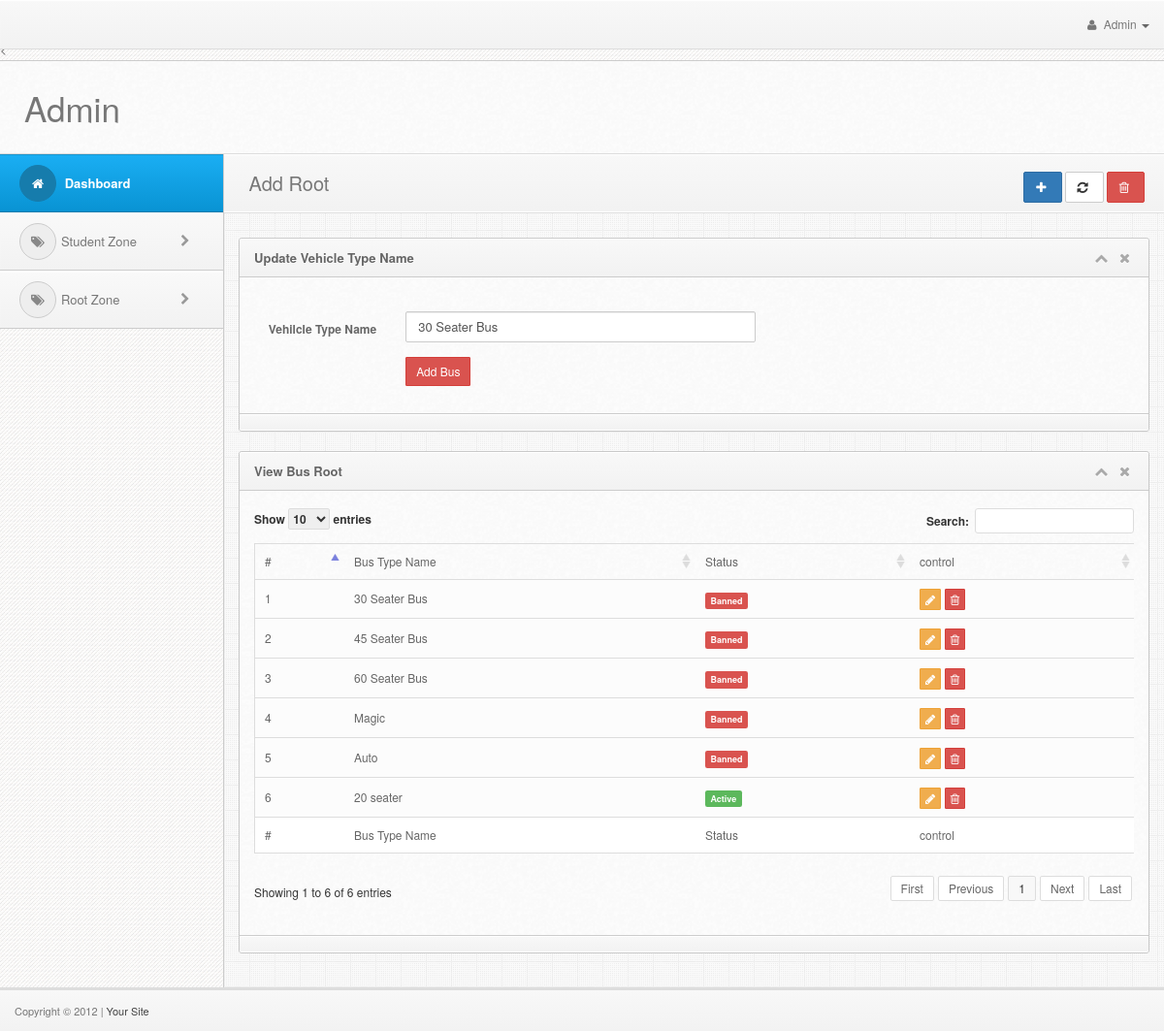
Screenshot of /admin/BusType.php?vehicle_type_id=1&update=up_vehicle_type_name (signed in) with the database file from the repository.
### tables this page shows
CREATE TABLE IF NOT EXISTS `vehicle_type` (
  `vehicle_type_id` int(11) NOT NULL AUTO_INCREMENT,
  `vehicle_type_name` varchar(50) NOT NULL,
  `status` int(1) NOT NULL,
  PRIMARY KEY (`vehicle_type_id`)
);

### admin/library/DbConnect.php (called while the page is built, shortened)
<?php
class DbConnect
{
	function __construct()
	{
		$conn=mysql_connect("localhost","root","");
		return $conn;
	}
}
?>

### admin/library/DbFunction.php (called while the page is built, shortened)
<?php
	include_once("DbConnect.php");
	class DbFunction
	{
			function select_bus_type()
			{
				$qr=mysql_query("select * from vehicle_type");
				return $qr;
			}
			function select_vehicle_type_id($vehicle_type_id)
			{
				$qr=mysql_query("SELECT * FROM `vehicle_type` WHERE vehicle_type_id='$vehicle_type_id'");
				return $qr;
			}
	}
?>

### admin/BusType.php (the view, shortened to what this page needs)
<?php include "header.php"; ?>
<div class="content">
    <?php include "sidebar.php"; ?>
  	<div class="mainbar">
	    <div class="page-head">
	      <h2 class="pull-left"><i class="fa-building-o"></i>Add Root</h2>
        <div class="bread-crumb pull-right">
								  <button class="btn btn-primary" data-toggle="collapse" data-target="#demo"><i class="fa fa-plus"></i> </button>
								  <button class="btn btn-default"><i class="fa fa-refresh"></i> </button>
								  <button class="btn btn-danger"><i class="fa fa-trash-o"></i></i> </button>
        </div>
        <div class="clearfix"></div>
	    </div>
	    <div class="matter">
        <div class="container">
            <div class="row">
              <div class="col-md-12">
                  <?php
					if(isset($_REQUEST['update']))
					{
						if($_REQUEST['update']=="up_vehicle_type_name")
						{
							$vehicle_type_id=$_REQUEST['vehicle_type_id'];
							$select_vehicle_type_id=$dbFun->select_vehicle_type_id($vehicle_type_id);
							$arr=mysql_fetch_array($select_vehicle_type_id);
							?>
                            <div class="widget wgreen" id="demo">
                <div class="widget-head">
                  <div class="pull-left">Update Vehicle Type Name</div>
                  <div class="widget-icons pull-right">
                    <a href="#" class="wminimize"><i class="fa fa-chevron-up"></i></a>
                    <a href="#" class="wclose"><i class="fa fa-times"></i></a>
                  </div>
                  <div class="clearfix"></div>
                </div>
                <div class="widget-content">
                  <div class="padd">
                    <br />
                     <form class="form-horizontal" method="post" action="setting.php?admin2=upvehicletype" enctype="multipart/form-data" role="form">
                          <div class="form-group">
                                  <label class="col-lg-2 control-label">Vehilcle Type Name</label>
                                  <div class="col-lg-5">
                                    <input type="text" name="VehicleType" class="form-control" placeholder="Enter Vehilcle Type" value="<?php echo $arr['vehicle_type_name']; ?>">
                                  </div>
                                </div>
                                <div class="form-group">
                                  <div class="col-lg-offset-2 col-lg-6">
                                    <input type="submit" value="Add Bus" name="AddVehicle" class="btn btn-sm btn-danger" />
                                  </div>
                                </div>
                              </form>
                  </div>
                </div>
                  <div class="widget-foot">
                  </div>
              </div>
							<?php
						}
					}
				?>
              <div class="widget">
                <div class="widget-head">
                  <div class="pull-left">View Bus Root</div>
                  <div class="widget-icons pull-right">
                    <a href="#" class="wminimize"><i class="fa fa-chevron-up"></i></a>
                    <a href="#" class="wclose"><i class="fa fa-times"></i></a>
                  </div>
                  <div class="clearfix"></div>
                </div>
                <div class="widget-content">
                  <div class="padd">
							<div class="page-tables">
								<div class="table-responsive">
									<table cellpadding="0" cellspacing="0" border="0" id="data-table-1" width="100%">
										<thead>
											<tr>
												<th>#</th>
												<th>Bus Type Name</th>
                                                <th>Status</th>
												<th>control</th>
											</tr>
										</thead>
										<tbody>
                                        <?php
										$select_bus_type=$dbFun->select_bus_type();
										while($arr=mysql_fetch_array($select_bus_type))
  {
										?>
									             <tr>
                                                 <td><?php echo $arr['vehicle_type_id']; ?></td>
												<td><?php echo $arr['vehicle_type_name']; ?></td>
												<td>
								<?php
                                if($arr['status']==1)
                                {
                                ?>
                                                <a href="setting.php?vehicle_type_id=<?php echo $arr['vehicle_type_id']; ?>&admin2=st_bus_type&status=0"><span class="label label-success">Active</span></a>
                                                <?php } else { ?>
                                               <a href="setting.php?vehicle_type_id=<?php echo $arr['vehicle_type_id']; ?>&admin2=st_bus_type&status=1"> <span class="label label-danger">Banned</span></a></td>
                                                <?php } ?>
												<td>
								  <a href="BusType.php?vehicle_type_id=<?php echo $arr['vehicle_type_id']; ?>&update=up_vehicle_type_name"><button class="btn btn-xs btn-warning"><i class="fa fa-pencil"></i> </button></a>
                                <a href="setting.php?vehicle_type_id=<?php echo $arr['vehicle_type_id']; ?>&admin2=del_vehicle_type"><button class="btn btn-xs btn-danger"><i class="fa fa-trash-o"></i> </button></a></td>
											</tr>
                                            <?php } ?>
                                        </tbody>
										<tfoot>
											<tr>
												<th>#</th>
												<th>Bus Type Name</th>
                                                <th>Status</th>
												<th>control</th>
											</tr>
										</tfoot>
									</table>
								</div>
								</div>
							</div>
                  </div>
                  <div class="widget-foot">
                  </div>
                </div>
                 </div>
            </div
        </div>
		  </div>
    </div>
</div>
<?php include "footer.php"; ?>
</body>
</html>

### admin/css/style.css (style rules this page uses)
body { font-size: 12px; line-height: 22px; color: #666; border-top: 3px solid #eee; background:#343434 url("../img/back.png") repeat; padding-top: 37px; -webkit-font-smoothing: antialiased; }
h1,h2,h3,h4,h5,h6 { padding: 2px 0px; margin: 2px 0px; color: #777; }
h2 { font-size: 25px; line-height: 35px; }
a { color: #026b9c; }
button { font-size: 11px; }
form { margin: 0px; }
.mainbar { position: relative; margin-left: 230px; margin-right: 0px; width: auto; background:#eee url("../img/main-back.png") repeat; border-left: 1px solid #ccc; z-index: 50; min-height: 800px; }
.mainbar .container { max-width:100% !important; width: 100% !important; }
.page-tables .dataTable { margin-bottom: 20px; }
.page-tables .dataTable { border:1px solid #ddd !important; }
table.dataTable thead .sorting { background: url("../img/data-tables/sort_both.png") no-repeat center right; }
table.dataTable thead .sorting_asc { background: url("../img/data-tables/sort_asc.png") no-repeat center right; }
.page-tables table.dataTable thead th { padding:7px 10px; font-weight:normal; border-bottom:0px !important; }
.page-tables table.dataTable tfoot th { border-top:1px solid #ddd !important; padding:7px 10px; font-weight:normal; background:#fff !important; }
.page-tables table.dataTable td { background:#fcfcfc !important; border-top:1px solid #ddd !important; }
.mainbar .page-head { background-color: #f8f8f8; background: -webkit-gradient(linear, left top, left bottom, from(#f8f8f8), to(#f2f2f2)); background: -webkit-linear-gradient(top, #f8f8f8, #f2f2f2); background: -moz-linear-gradient(top, #f8f8f8, #f2f2f2); background: -ms-linear-gradient(top, #f8f8f8, #f2f2f2); background: -o-linear-gradient(top, #f8f8f8, #f2f2f2); background: linear-gradient(top, #f8f8f8, #f2f2f2); padding: 8px 20px; border-bottom: 1px solid #fff; box-shadow: inset 0px 1px 1px #fff; }
.mainbar .page-head h2 { font-weight: normal; font-size: 20px; }
.mainbar .bread-crumb { font-size: 11px; margin-top: 10px; color: #aaa; }
.mainbar .bread-crumb i { margin-right: 3px; }
.mainbar .matter { border-top: 1px solid #ddd; padding: 15px 0px; }
.widget { border: 1px solid #c9c9c9; border-radius: 3px; margin-top: 10px; margin-bottom: 20px; background: #fafafa url('../img/cream.png') repeat; }
.widget .padd, .modal-body { padding: 13px 15px; }
.widget .widget-head,.modal-header { background-color: #f8f8f8; background: -webkit-gradient(linear, left top, left bottom, from(#f8f8f8), to(#f2f2f2)); background: -webkit-linear-gradient(top, #f8f8f8, #f2f2f2); background: -moz-linear-gradient(top, #f8f8f8, #f2f2f2); background: -ms-linear-gradient(top, #f8f8f8, #f2f2f2); background: -o-linear-gradient(top, #f8f8f8, #f2f2f2); background: linear-gradient(top, #f8f8f8, #f2f2f2); border-top-right-radius: 3px; border-top-left-radius: 3px; text-shadow:0px 1px #fff; border-bottom: 1px solid #ccc; border-top: 1px solid #fff; color: #666; font-size: 13px; font-weight: bold; padding: 8px 15px; }
.widget .widget-head .widget-icons i { font-size: 14px; margin: 0px 4px; }
.widget .widget-head .widget-icons a { color: #aaa; }
.widget .widget-foot, .modal-footer { background-color: #f8f8f8; background: -webkit-gradient(linear, left top, left bottom, from(#f8f8f8), to(#f2f2f2)); background: -webkit-linear-gradient(top, #f8f8f8, #f2f2f2); background: -moz-linear-gradient(top, #f8f8f8, #f2f2f2); background: -ms-linear-gradient(top, #f8f8f8, #f2f2f2); background: -o-linear-gradient(top, #f8f8f8, #f2f2f2); background: linear-gradient(top, #f8f8f8, #f2f2f2); border-bottom-right-radius: 3px; border-bottom-left-radius: 3px; text-shadow:0px 1px #fff; border-bottom: 1px solid #fff; border-top: 1px solid #ccc; padding: 8px 15px; font-size: 12px; color: #555; box-shadow: inset 0px 1px 1px #fff; }

### rows the page displays
vehicle_type: VehicleType "30 Seater Bus", vehicle_type_id "1", vehicle_type_name "30 Seater Bus"
vehicle_type: vehicle_type_id "2", vehicle_type_name "45 Seater Bus"
vehicle_type: vehicle_type_id "3", vehicle_type_name "60 Seater Bus"
vehicle_type: vehicle_type_id "4", vehicle_type_name "Magic"
vehicle_type: vehicle_type_id "5", vehicle_type_name "Auto"
vehicle_type: vehicle_type_id "6", vehicle_type_name "20 seater"
